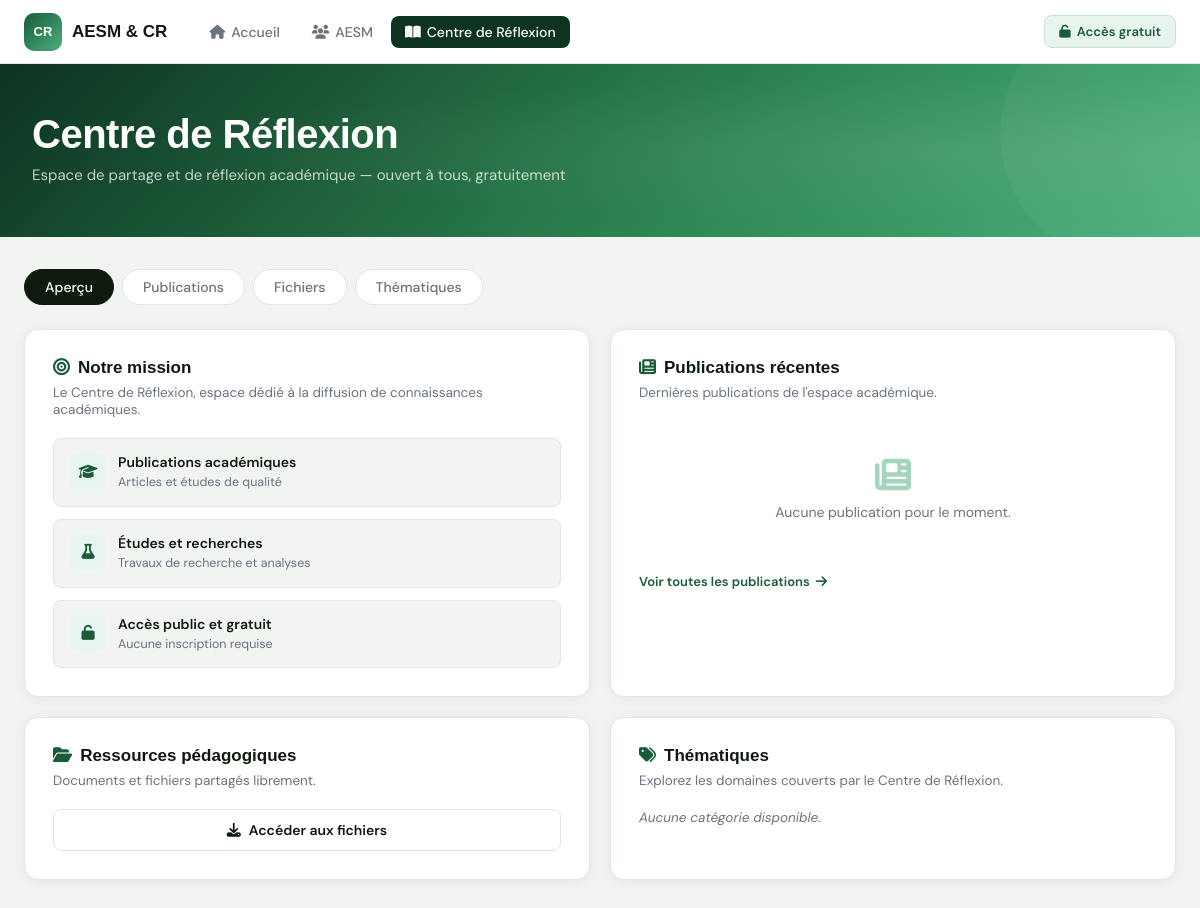
The app's page /cr/dashboard_cr, older data.
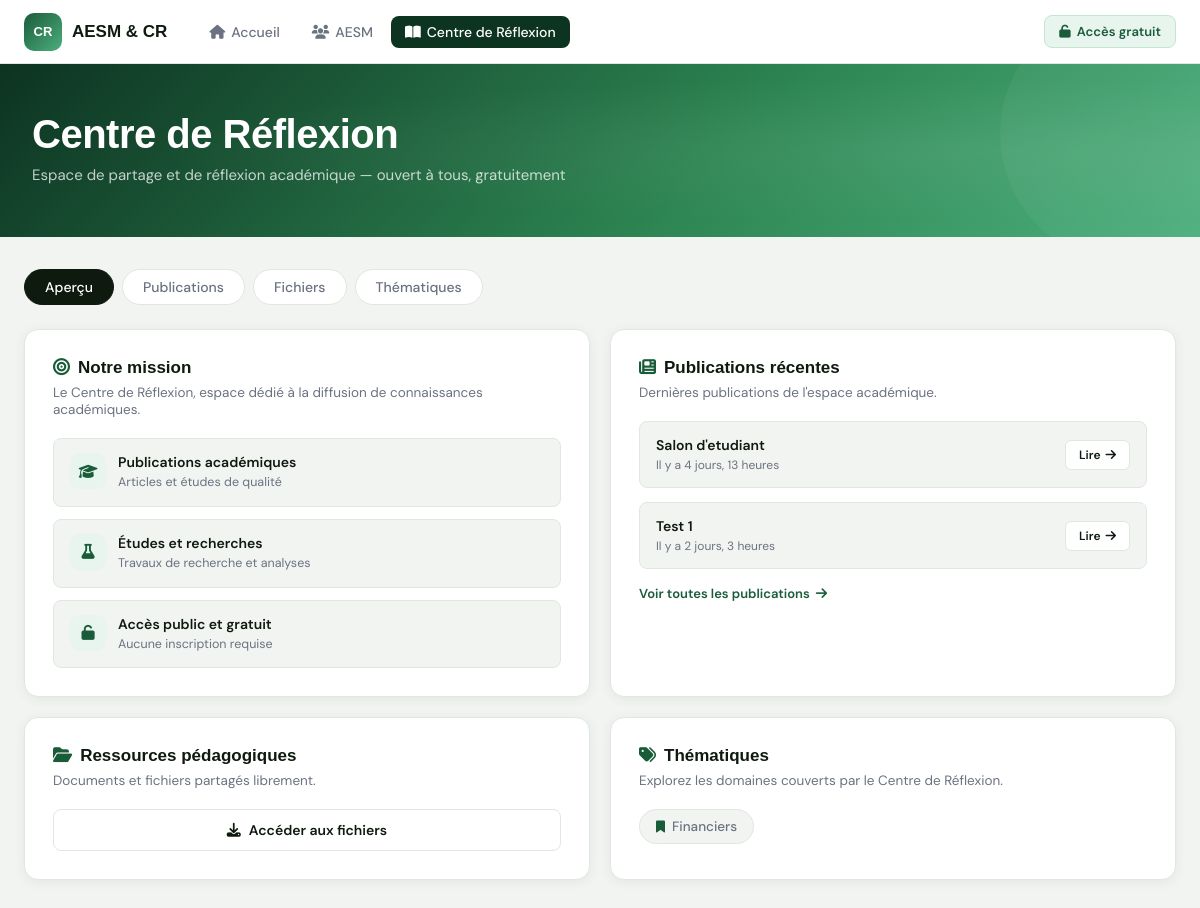
The same page, newer data.
### cr/models.py (models this page shows, shortened)
class Publication(models.Model):
    SECTION_CHOICES = [
        ('AESM', 'AESM'),
        ('CR', 'Centre de Réflexion'),
    ]
    STATUT_CHOICES = [
        ('brouillon', 'Brouillon'),
        ('publie', 'Publié'),
    ]
    count_view = models.PositiveIntegerField(default=0)
    titre = models.CharField(max_length=200)
    contenu = models.TextField()
    image = models.ImageField(upload_to='images/',blank=True,null=True)
    categorie = models.ForeignKey(Category, on_delete=models.SET_NULL, null=True)
    date_publication = models.DateTimeField(auto_now_add=True)
    admin = models.ForeignKey(User, on_delete=models.CASCADE)
    section = models.CharField(max_length=10, choices=SECTION_CHOICES)
    statut = models.CharField(max_length=20, choices=STATUT_CHOICES)
    like = models.ManyToManyField(User, related_name='likes', blank=True)

class Category(models.Model):
    name = models.CharField(max_length=100, unique=True)
    SECTION_CHOICES = [
        ('AESM', 'AESM'),
        ('CR', 'Centre de Réflexion'),
    ]
    section = models.CharField(max_length=10, choices=SECTION_CHOICES)

### cr/views.py (the view)
def dashboardCrView(request):
    categories = Category.objects.filter(
        section='CR'
    )
    publications = Publication.objects.filter(
        section='CR',
        statut='publie'
    )[:2]
    return render(
        request,
        "cr/dashboard_cr.html",
        {
            'categories': categories,
            'publications': publications
        }
    )

### cr/templates/cr/dashboard_cr.html (shortened to what the changed rows need)
{% load static %}
{% load humanize %}
<!DOCTYPE html>
<html lang="fr">
<head>
  <link rel="stylesheet" href="https://cdnjs.cloudflare.com/ajax/libs/font-awesome/6.5.0/css/all.min.css" />
  <link rel="stylesheet" href="{% static 'css/dashboard_cr.css' %}" />
</head>
<body>
  <div class="hero">
    <div class="hero-content">
      <h1>Centre de Réflexion</h1>
    </div>
  </div>
  <div class="main-wrapper">
    <div class="section apercu active">
      <div class="content-grid">
        <div class="content-card">
          <h2><i class="fa fa-bullseye" style="color:var(--cr-mid);margin-right:8px;"></i>Notre mission</h2>
        </div>
        <div class="content-card">
          <h2><i class="fa fa-newspaper" style="color:var(--cr-mid);margin-right:8px;"></i>Publications récentes</h2>
          <div class="pub-list">
            {% for publication in publications %}
            <div class="pub-item">
              <div class="pub-item-info">
                <h3>{{ publication.titre }}</h3>
                <p>
                  {% if publication.date_publication|timesince == '0 minute' %}
                  À l'instant
                  {% else %}
                  Il y a {{ publication.date_publication|timesince }}
                  {% endif %}
                </p>
              </div>
              <a href="{% url 'publication_detail_cr' publication.id %}" class="btn-sm">
                Lire <i class="fa fa-arrow-right"></i>
              </a>
            </div>
            {% empty %}
            <div class="empty-state">
              <i class="fa fa-newspaper"></i>
              <p>Aucune publication pour le moment.</p>
            </div>
            {% endfor %}
          </div>
        </div>
        <div class="content-card">
          <h2><i class="fa fa-folder-open" style="color:var(--cr-mid);margin-right:8px;"></i>Ressources pédagogiques</h2>
        </div>
        <div class="content-card">
          <h2><i class="fa fa-tags" style="color:var(--cr-mid);margin-right:8px;"></i>Thématiques</h2>
          <div class="cat-tags">
            {% for category in categories %}
            <a href="{% url 'publication_cr' %}?category={{ category.id }}" class="cat-tag">
              <i class="fa fa-bookmark"></i> {{ category.name }}
            </a>
            {% empty %}
            <p style="font-size:13.5px;color:var(--text-muted);font-style:italic;">Aucune catégorie disponible.</p>
            {% endfor %}
          </div>
        </div>
      </div>
    </div>
  </div>
</body>
</html>

Row changes from the older to the newer data that the page shows:
added Publication: titre "Salon d'etudiant", date_publication "4 jours, 13 heures"
added Publication: titre "Test 1", date_publication "2 jours, 3 heures"
added Category: name "Financiers"
Text that changed along with them:
text no longer shown: "Aucune publication pour le moment. Aucune catégorie disponible."
